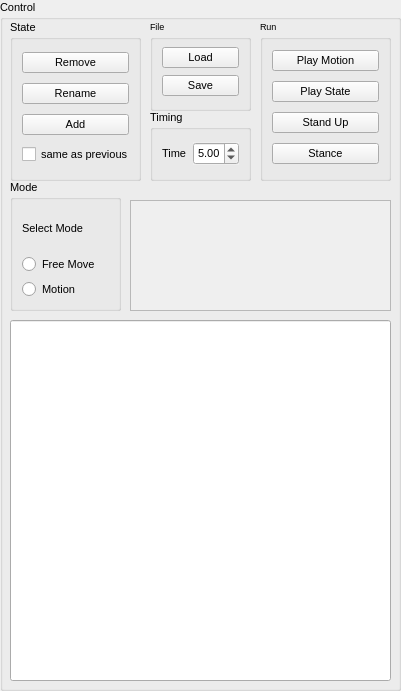
   <widget class="QGroupBox" name="groupBox_23">
    <property name="geometry">
     <rect>
      <x>960</x>
      <y>0</y>
      <width>401</width>
      <height>691</height>
     </rect>
    </property>
    <property name="font">
     <font>
      <pointsize>8</pointsize>
     </font>
    </property>
    <property name="title">
     <string>Control</string>
    </property>
    <widget class="QScrollArea" name="scrollArea">
     <property name="geometry">
      <rect>
       <x>130</x>
       <y>200</y>
       <width>261</width>
       <height>111</height>
      </rect>
     </property>
     <property name="widgetResizable">
      <bool>true</bool>
     </property>
     <widget class="QWidget" name="scrollAreaWidgetContents">
      <property name="geometry">
       <rect>
        <x>0</x>
        <y>0</y>
        <width>259</width>
        <height>109</height>
       </rect>
      </property>
     </widget>
    </widget>
    <widget class="QLineEdit" name="lineEdit_2">
     <property name="geometry">
      <rect>
       <x>10</x>
       <y>320</y>
       <width>381</width>
       <height>361</height>
      </rect>
     </property>
    </widget>
    <widget class="QGroupBox" name="groupBox_21">
     <property name="geometry">
      <rect>
       <x>150</x>
       <y>110</y>
       <width>101</width>
       <height>71</height>
      </rect>
     </property>
     <property name="title">
      <string>Timing</string>
     </property>
     <layout class="QHBoxLayout" name="horizontalLayout">
      <item>
       <widget class="QLabel" name="TextTime">
        <property name="font">
         <font>
          <pointsize>8</pointsize>
         </font>
        </property>
        <property name="text">
         <string>Time</string>
        </property>
       </widget>
      </item>
      <item>
       <widget class="QDoubleSpinBox" name="ExecTime">
        <property name="enabled">
         <bool>true</bool>
        </property>
        <property name="font">
         <font>
          <pointsize>8</pointsize>
          <weight>50</weight>
          <italic>false</italic>
          <bold>false</bold>
          <underline>false</underline>
          <strikeout>false</strikeout>
          <kerning>true</kerning>
         </font>
        </property>
        <property name="autoFillBackground">
         <bool>true</bool>
        </property>
        <property name="singleStep">
         <double>0.100000000000000</double>
        </property>
        <property name="value">
         <double>5.000000000000000</double>
        </property>
       </widget>
      </item>
     </layout>
    </widget>
    <widget class="QGroupBox" name="groupBox_22">
     <property name="geometry">
      <rect>
       <x>150</x>
       <y>20</y>
       <width>101</width>
       <height>91</height>
      </rect>
     </property>
     <property name="font">
      <font>
       <pointsize>7</pointsize>
      </font>
     </property>
     <property name="title">
      <string>File</string>
     </property>
     <layout class="QVBoxLayout" name="verticalLayout">
      <item>
       <widget class="QPushButton" name="loadButton">
        <property name="font">
         <font>
          <pointsize>8</pointsize>
         </font>
        </property>
        <property name="text">
         <string>Load</string>
        </property>
       </widget>
      </item>
      <item>
       <widget class="QPushButton" name="saveButton">
        <property name="font">
         <font>
          <pointsize>8</pointsize>
         </font>
        </property>
        <property name="text">
         <string>Save</string>
        </property>
       </widget>
      </item>
     </layout>
    </widget>
    <widget class="QGroupBox" name="groupBox">
     <property name="geometry">
      <rect>
       <x>10</x>
       <y>20</y>
       <width>131</width>
       <height>161</height>
      </rect>
     </property>
     <property name="title">
      <string>State</string>
     </property>
     <layout class="QVBoxLayout" name="verticalLayout_2">
      <item>
       <widget class="QPushButton" name="removeButton">
        <property name="font">
         <font>
          <pointsize>8</pointsize>
         </font>
        </property>
        <property name="text">
         <string>Remove</string>
        </property>
       </widget>
      </item>
      <item>
       <widget class="QPushButton" name="renameButton">
        <property name="font">
         <font>
          <pointsize>8</pointsize>
         </font>
        </property>
        <property name="text">
         <string>Rename</string>
        </property>
       </widget>
      </item>
      <item>
       <widget class="QPushButton" name="addButton">
        <property name="font">
         <font>
          <pointsize>8</pointsize>
         </font>
        </property>
        <property name="text">
         <string>Add</string>
        </property>
       </widget>
      </item>
      <item>
       <widget class="QCheckBox" name="addSameCheckBox">
        <property name="font">
         <font>
          <pointsize>8</pointsize>
         </font>
        </property>
        <property name="text">
         <string>same as previous</string>
        </property>
       </widget>
      </item>
     </layout>
    </widget>
    <widget class="QGroupBox" name="groupBox_24">
     <property name="geometry">
      <rect>
       <x>260</x>
       <y>20</y>
       <width>131</width>
       <height>161</height>
      </rect>
     </property>
     <property name="font">
      <font>
       <pointsize>7</pointsize>
      </font>
     </property>
     <property name="title">
      <string>Run</string>
     </property>
     <layout class="QVBoxLayout" name="verticalLayout_3">
      <item>
       <widget class="QPushButton" name="playMotionButton">
        <property name="font">
         <font>
          <pointsize>8</pointsize>
         </font>
        </property>
        <property name="text">
         <string>Play Motion</string>
        </property>
       </widget>
      </item>
      <item>
       <widget class="QPushButton" name="playStateButton">
        <property name="font">
         <font>
          <pointsize>8</pointsize>
         </font>
        </property>
        <property name="text">
         <string>Play State</string>
        </property>
       </widget>
      </item>
      <item>
       <widget class="QPushButton" name="standUpButton">
        <property name="font">
         <font>
          <pointsize>8</pointsize>
         </font>
        </property>
        <property name="text">
         <string>Stand Up</string>
        </property>
       </widget>
      </item>
      <item>
       <widget class="QPushButton" name="stanceButton">
        <property name="font">
         <font>
          <pointsize>8</pointsize>
         </font>
        </property>
        <property name="text">
         <string>Stance</string>
        </property>
       </widget>
      </item>
     </layout>
    </widget>
    <widget class="QGroupBox" name="groupBox_2">
     <property name="geometry">
      <rect>
       <x>10</x>
       <y>180</y>
       <width>111</width>
       <height>131</height>
      </rect>
     </property>
     <property name="title">
      <string>Mode</string>
     </property>
     <layout class="QVBoxLayout" name="verticalLayout_4">
      <item>
       <widget class="QLabel" name="MoveMode">
        <property name="text">
         <string>Select Mode</string>
        </property>
       </widget>
      </item>
      <item>
       <widget class="QRadioButton" name="freeMoveRadioButton">
        <property name="text">
         <string>Free Move</string>
        </property>
       </widget>
      </item>
      <item>
       <widget class="QRadioButton" name="motionRadioButton">
        <property name="text">
         <string>Motion</string>
        </property>
       </widget>
      </item>
     </layout>
    </widget>
   </widget>
